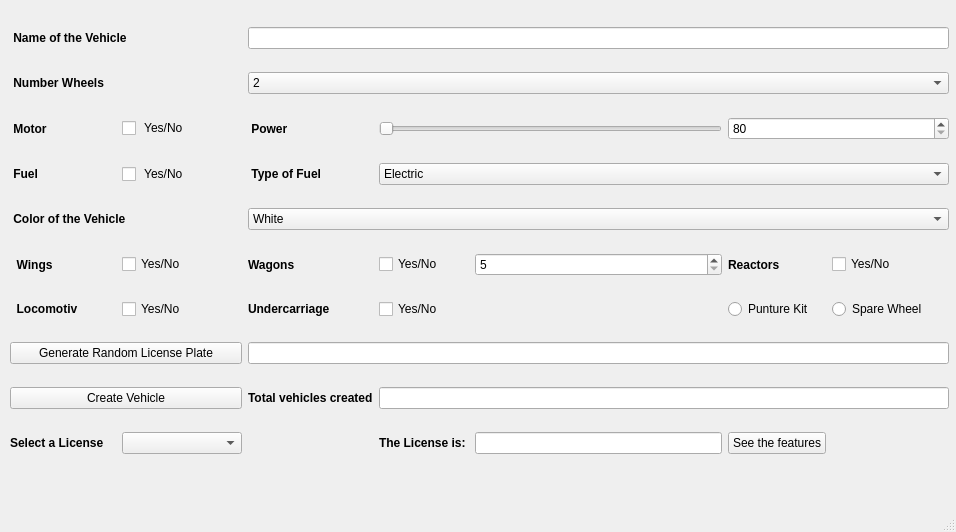
<?xml version="1.0" encoding="UTF-8"?>
<ui version="4.0">
 <class>MainWindow</class>
 <widget class="QMainWindow" name="MainWindow">
  <property name="geometry">
   <rect>
    <x>0</x>
    <y>0</y>
    <width>956</width>
    <height>532</height>
   </rect>
  </property>
  <property name="windowTitle">
   <string>MainWindow</string>
  </property>
  <widget class="QWidget" name="centralwidget">
   <widget class="QWidget" name="gridLayoutWidget">
    <property name="geometry">
     <rect>
      <x>10</x>
      <y>10</y>
      <width>939</width>
      <height>471</height>
     </rect>
    </property>
    <layout class="QGridLayout" name="gridLayout" columnstretch="0,0,0,0,0,0,0">
     <item row="8" column="2">
      <widget class="QLabel" name="label_7">
       <property name="font">
        <font>
         <weight>75</weight>
         <bold>true</bold>
        </font>
       </property>
       <property name="text">
        <string>Total vehicles created</string>
       </property>
      </widget>
     </item>
     <item row="2" column="1">
      <widget class="QCheckBox" name="checkBox_4">
       <property name="text">
        <string> Yes/No</string>
       </property>
      </widget>
     </item>
     <item row="4" column="0" colspan="2">
      <widget class="QLabel" name="label_5">
       <property name="font">
        <font>
         <weight>75</weight>
         <bold>true</bold>
        </font>
       </property>
       <property name="text">
        <string> Color of the Vehicle</string>
       </property>
      </widget>
     </item>
     <item row="3" column="3" colspan="4">
      <widget class="QComboBox" name="comboBox_2">
       <item>
        <property name="text">
         <string>Electric</string>
        </property>
       </item>
       <item>
        <property name="text">
         <string>Gasoline</string>
        </property>
       </item>
       <item>
        <property name="text">
         <string>Diesel</string>
        </property>
       </item>
       <item>
        <property name="text">
         <string>Hybrid</string>
        </property>
       </item>
       <item>
        <property name="text">
         <string>Kerosene</string>
        </property>
       </item>
      </widget>
     </item>
     <item row="2" column="0">
      <widget class="QLabel" name="label_3">
       <property name="font">
        <font>
         <weight>75</weight>
         <bold>true</bold>
        </font>
       </property>
       <property name="text">
        <string> Motor</string>
       </property>
      </widget>
     </item>
     <item row="8" column="3" colspan="4">
      <widget class="QLineEdit" name="lineEdit">
       <property name="readOnly">
        <bool>true</bool>
       </property>
      </widget>
     </item>
     <item row="0" column="0" colspan="2">
      <widget class="QLabel" name="label">
       <property name="font">
        <font>
         <weight>75</weight>
         <bold>true</bold>
        </font>
       </property>
       <property name="text">
        <string> Name of the Vehicle</string>
       </property>
      </widget>
     </item>
     <item row="5" column="2">
      <widget class="QLabel" name="label_13">
       <property name="font">
        <font>
         <weight>75</weight>
         <bold>true</bold>
        </font>
       </property>
       <property name="text">
        <string>Wagons</string>
       </property>
      </widget>
     </item>
     <item row="5" column="4">
      <widget class="QSpinBox" name="spinBox_2">
       <property name="minimum">
        <number>5</number>
       </property>
       <property name="maximum">
        <number>20</number>
       </property>
       <property name="value">
        <number>5</number>
       </property>
      </widget>
     </item>
     <item row="5" column="1">
      <widget class="QCheckBox" name="checkBox">
       <property name="text">
        <string>Yes/No</string>
       </property>
      </widget>
     </item>
     <item row="5" column="3">
      <widget class="QCheckBox" name="checkBox_2">
       <property name="text">
        <string>Yes/No       </string>
       </property>
      </widget>
     </item>
     <item row="7" column="2" colspan="5">
      <widget class="QLineEdit" name="lineEdit_3">
       <property name="readOnly">
        <bool>true</bool>
       </property>
      </widget>
     </item>
     <item row="6" column="3">
      <widget class="QCheckBox" name="checkBox_7">
       <property name="text">
        <string>Yes/No</string>
       </property>
      </widget>
     </item>
     <item row="2" column="3" colspan="2">
      <widget class="QSlider" name="horizontalSlider">
       <property name="minimum">
        <number>80</number>
       </property>
       <property name="maximum">
        <number>450</number>
       </property>
       <property name="orientation">
        <enum>Qt::Horizontal</enum>
       </property>
      </widget>
     </item>
     <item row="3" column="2">
      <widget class="QLabel" name="label_9">
       <property name="font">
        <font>
         <weight>75</weight>
         <bold>true</bold>
        </font>
       </property>
       <property name="text">
        <string> Type of Fuel</string>
       </property>
      </widget>
     </item>
     <item row="9" column="3">
      <widget class="QLabel" name="label_11">
       <property name="text">
        <string>&lt;html&gt;&lt;head/&gt;&lt;body&gt;&lt;p&gt;&lt;span style=&quot; font-weight:600;&quot;&gt;The License is:   &lt;/span&gt;&lt;/p&gt;&lt;/body&gt;&lt;/html&gt;</string>
       </property>
      </widget>
     </item>
     <item row="5" column="0">
      <widget class="QLabel" name="label_6">
       <property name="font">
        <font>
         <weight>75</weight>
         <bold>true</bold>
        </font>
       </property>
       <property name="text">
        <string>  Wings                   </string>
       </property>
      </widget>
     </item>
     <item row="6" column="5">
      <widget class="QRadioButton" name="radioButton_2">
       <property name="text">
        <string>Punture Kit</string>
       </property>
      </widget>
     </item>
     <item row="5" column="6">
      <widget class="QCheckBox" name="checkBox_3">
       <property name="text">
        <string>Yes/No                </string>
       </property>
      </widget>
     </item>
     <item row="1" column="2" colspan="5">
      <widget class="QComboBox" name="comboBox_3">
       <item>
        <property name="text">
         <string>2</string>
        </property>
       </item>
       <item>
        <property name="text">
         <string>3</string>
        </property>
       </item>
       <item>
        <property name="text">
         <string>4</string>
        </property>
       </item>
       <item>
        <property name="text">
         <string>6</string>
        </property>
       </item>
       <item>
        <property name="text">
         <string>40</string>
        </property>
       </item>
      </widget>
     </item>
     <item row="6" column="0">
      <widget class="QLabel" name="label_12">
       <property name="font">
        <font>
         <weight>75</weight>
         <bold>true</bold>
        </font>
       </property>
       <property name="text">
        <string>  Locomotiv</string>
       </property>
      </widget>
     </item>
     <item row="9" column="0">
      <widget class="QLabel" name="label_10">
       <property name="text">
        <string>&lt;html&gt;&lt;head/&gt;&lt;body&gt;&lt;p&gt;&lt;span style=&quot; font-weight:600;&quot;&gt; Select a License&lt;/span&gt;&lt;/p&gt;&lt;/body&gt;&lt;/html&gt;</string>
       </property>
      </widget>
     </item>
     <item row="9" column="4">
      <widget class="QLineEdit" name="lineEdit_4">
       <property name="readOnly">
        <bool>true</bool>
       </property>
      </widget>
     </item>
     <item row="2" column="5" colspan="2">
      <widget class="QSpinBox" name="spinBox">
       <property name="minimum">
        <number>80</number>
       </property>
       <property name="maximum">
        <number>450</number>
       </property>
      </widget>
     </item>
     <item row="0" column="2" colspan="5">
      <widget class="QLineEdit" name="lineEdit_2"/>
     </item>
     <item row="6" column="6">
      <widget class="QRadioButton" name="radioButton">
       <property name="text">
        <string>Spare Wheel</string>
       </property>
      </widget>
     </item>
     <item row="3" column="0">
      <widget class="QLabel" name="label_4">
       <property name="font">
        <font>
         <weight>75</weight>
         <bold>true</bold>
        </font>
       </property>
       <property name="text">
        <string> Fuel</string>
       </property>
      </widget>
     </item>
     <item row="5" column="5">
      <widget class="QLabel" name="label_14">
       <property name="font">
        <font>
         <weight>75</weight>
         <bold>true</bold>
        </font>
       </property>
       <property name="text">
        <string>Reactors              </string>
       </property>
      </widget>
     </item>
     <item row="7" column="0" colspan="2">
      <widget class="QPushButton" name="pushButton">
       <property name="text">
        <string>Generate Random License Plate</string>
       </property>
      </widget>
     </item>
     <item row="6" column="1">
      <widget class="QCheckBox" name="checkBox_6">
       <property name="text">
        <string>Yes/No</string>
       </property>
      </widget>
     </item>
     <item row="8" column="0" colspan="2">
      <widget class="QPushButton" name="pushButton_2">
       <property name="text">
        <string>Create Vehicle</string>
       </property>
      </widget>
     </item>
     <item row="1" column="0" colspan="2">
      <widget class="QLabel" name="label_2">
       <property name="font">
        <font>
         <weight>75</weight>
         <bold>true</bold>
        </font>
       </property>
       <property name="text">
        <string> Number Wheels</string>
       </property>
      </widget>
     </item>
     <item row="9" column="1">
      <widget class="QComboBox" name="comboBox_4"/>
     </item>
     <item row="3" column="1">
      <widget class="QCheckBox" name="checkBox_5">
       <property name="text">
        <string> Yes/No                </string>
       </property>
      </widget>
     </item>
     <item row="6" column="2">
      <widget class="QLabel" name="label_15">
       <property name="font">
        <font>
         <weight>75</weight>
         <bold>true</bold>
        </font>
       </property>
       <property name="text">
        <string>Undercarriage</string>
       </property>
      </widget>
     </item>
     <item row="2" column="2">
      <widget class="QLabel" name="label_8">
       <property name="font">
        <font>
         <weight>75</weight>
         <bold>true</bold>
        </font>
       </property>
       <property name="text">
        <string> Power</string>
       </property>
      </widget>
     </item>
     <item row="6" column="4">
      <spacer name="horizontalSpacer">
       <property name="orientation">
        <enum>Qt::Horizontal</enum>
       </property>
       <property name="sizeHint" stdset="0">
        <size>
         <width>40</width>
         <height>20</height>
        </size>
       </property>
      </spacer>
     </item>
     <item row="9" column="5">
      <widget class="QPushButton" name="pushButton_3">
       <property name="text">
        <string>See the features</string>
       </property>
      </widget>
     </item>
     <item row="4" column="2" colspan="5">
      <widget class="QComboBox" name="comboBox">
       <item>
        <property name="text">
         <string>White</string>
        </property>
       </item>
       <item>
        <property name="text">
         <string>Black</string>
        </property>
       </item>
       <item>
        <property name="text">
         <string>Red</string>
        </property>
       </item>
       <item>
        <property name="text">
         <string>Blue</string>
        </property>
       </item>
       <item>
        <property name="text">
         <string>Yellow</string>
        </property>
       </item>
       <item>
        <property name="text">
         <string>Green</string>
        </property>
       </item>
      </widget>
     </item>
    </layout>
   </widget>
  </widget>
  <widget class="QMenuBar" name="menubar">
   <property name="geometry">
    <rect>
     <x>0</x>
     <y>0</y>
     <width>956</width>
     <height>26</height>
    </rect>
   </property>
  </widget>
  <widget class="QStatusBar" name="statusbar"/>
 </widget>
 <resources/>
 <connections>
  <connection>
   <sender>horizontalSlider</sender>
   <signal>sliderMoved(int)</signal>
   <receiver>spinBox</receiver>
   <slot>setValue(int)</slot>
   <hints>
    <hint type="sourcelabel">
     <x>557</x>
     <y>155</y>
    </hint>
    <hint type="destinationlabel">
     <x>777</x>
     <y>149</y>
    </hint>
   </hints>
  </connection>
  <connection>
   <sender>comboBox_4</sender>
   <signal>currentIndexChanged(QString)</signal>
   <receiver>lineEdit_4</receiver>
   <slot>setText(QString)</slot>
   <hints>
    <hint type="sourcelabel">
     <x>226</x>
     <y>468</y>
    </hint>
    <hint type="destinationlabel">
     <x>602</x>
     <y>472</y>
    </hint>
   </hints>
  </connection>
 </connections>
</ui>
